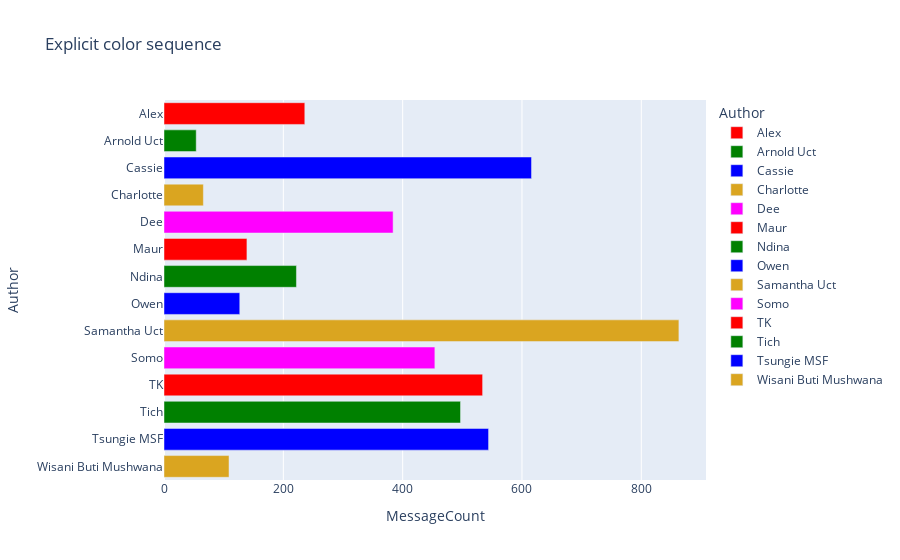

Notebook code for this chart:
### Code cell
auth = messages_df.groupby("Author").sum()
auth.reset_index(inplace=True)
fig = px.bar(auth, y="Author", x="MessageCount", color='Author', orientation="h",
             color_discrete_sequence=["red", "green", "blue", "goldenrod", "magenta"],
             title="Explicit color sequence"
            )

fig.show()

### Figure 1 — Plotly figure (JSON) as saved in the notebook; plotly's stock layout.template omitted (floating-point values rounded to 4 significant figures)
{"data": [{"alignmentgroup": "True", "hovertemplate": "Author=%{y}<br>MessageCount=%{x}<extra></extra>", "legendgroup": "Alex", "marker": {"color": "red", "pattern": {"shape": ""}}, "name": "Alex", "offsetgroup": "Alex", "orientation": "h", "showlegend": true, "textposition": "auto", "type": "bar", "x": [236], "xaxis": "x", "y": ["Alex"], "yaxis": "y"}, {"alignmentgroup": "True", "hovertemplate": "Author=%{y}<br>MessageCount=%{x}<extra></extra>", "legendgroup": "Arnold Uct", "marker": {"color": "green", "pattern": {"shape": ""}}, "name": "Arnold Uct", "offsetgroup": "Arnold Uct", "orientation": "h", "showlegend": true, "textposition": "auto", "type": "bar", "x": [54], "xaxis": "x", "y": ["Arnold Uct"], "yaxis": "y"}, {"alignmentgroup": "True", "hovertemplate": "Author=%{y}<br>MessageCount=%{x}<extra></extra>", "legendgroup": "Cassie", "marker": {"color": "blue", "pattern": {"shape": ""}}, "name": "Cassie", "offsetgroup": "Cassie", "orientation": "h", "showlegend": true, "textposition": "auto", "type": "bar", "x": [616], "xaxis": "x", "y": ["Cassie"], "yaxis": "y"}, {"alignmentgroup": "True", "hovertemplate": "Author=%{y}<br>MessageCount=%{x}<extra></extra>", "legendgroup": "Charlotte", "marker": {"color": "goldenrod", "pattern": {"shape": ""}}, "name": "Charlotte", "offsetgroup": "Charlotte", "orientation": "h", "showlegend": true, "textposition": "auto", "type": "bar", "x": [66], "xaxis": "x", "y": ["Charlotte"], "yaxis": "y"}, {"alignmentgroup": "True", "hovertemplate": "Author=%{y}<br>MessageCount=%{x}<extra></extra>", "legendgroup": "Dee", "marker": {"color": "magenta", "pattern": {"shape": ""}}, "name": "Dee", "offsetgroup": "Dee", "orientation": "h", "showlegend": true, "textposition": "auto", "type": "bar", "x": [384], "xaxis": "x", "y": ["Dee"], "yaxis": "y"}, {"alignmentgroup": "True", "hovertemplate": "Author=%{y}<br>MessageCount=%{x}<extra></extra>", "legendgroup": "Maur", "marker": {"color": "red", "pattern": {"shape": ""}}, "name": "Maur", "offsetgroup": "Maur", "orientation": "h", "showlegend": true, "textposition": "auto", "type": "bar", "x": [139], "xaxis": "x", "y": ["Maur"], "yaxis": "y"}, {"alignmentgroup": "True", "hovertemplate": "Author=%{y}<br>MessageCount=%{x}<extra></extra>", "legendgroup": "Ndina", "marker": {"color": "green", "pattern": {"shape": ""}}, "name": "Ndina", "offsetgroup": "Ndina", "orientation": "h", "showlegend": true, "textposition": "auto", "type": "bar", "x": [222], "xaxis": "x", "y": ["Ndina"], "yaxis": "y"}, {"alignmentgroup": "True", "hovertemplate": "Author=%{y}<br>MessageCount=%{x}<extra></extra>", "legendgroup": "Owen", "marker": {"color": "blue", "pattern": {"shape": ""}}, "name": "Owen", "offsetgroup": "Owen", "orientation": "h", "showlegend": true, "textposition": "auto", "type": "bar", "x": [127], "xaxis": "x", "y": ["Owen"], "yaxis": "y"}, {"alignmentgroup": "True", "hovertemplate": "Author=%{y}<br>MessageCount=%{x}<extra></extra>", "legendgroup": "Samantha Uct", "marker": {"color": "goldenrod", "pattern": {"shape": ""}}, "name": "Samantha Uct", "offsetgroup": "Samantha Uct", "orientation": "h", "showlegend": true, "textposition": "auto", "type": "bar", "x": [863], "xaxis": "x", "y": ["Samantha Uct"], "yaxis": "y"}, {"alignmentgroup": "True", "hovertemplate": "Author=%{y}<br>MessageCount=%{x}<extra></extra>", "legendgroup": "Somo", "marker": {"color": "magenta", "pattern": {"shape": ""}}, "name": "Somo", "offsetgroup": "Somo", "orientation": "h", "showlegend": true, "textposition": "auto", "type": "bar", "x": [454], "xaxis": "x", "y": ["Somo"], "yaxis": "y"}, {"alignmentgroup": "True", "hovertemplate": "Author=%{y}<br>MessageCount=%{x}<extra></extra>", "legendgroup": "TK", "marker": {"color": "red", "pattern": {"shape": ""}}, "name": "TK", "offsetgroup": "TK", "orientation": "h", "showlegend": true, "textposition": "auto", "type": "bar", "x": [534], "xaxis": "x", "y": ["TK"], "yaxis": "y"}, {"alignmentgroup": "True", "hovertemplate": "Author=%{y}<br>MessageCount=%{x}<extra></extra>", "legendgroup": "Tich", "marker": {"color": "green", "pattern": {"shape": ""}}, "name": "Tich", "offsetgroup": "Tich", "orientation": "h", "showlegend": true, "textposition": "auto", "type": "bar", "x": [497], "xaxis": "x", "y": ["Tich"], "yaxis": "y"}, {"alignmentgroup": "True", "hovertemplate": "Author=%{y}<br>MessageCount=%{x}<extra></extra>", "legendgroup": "Tsungie MSF", "marker": {"color": "blue", "pattern": {"shape": ""}}, "name": "Tsungie MSF", "offsetgroup": "Tsungie MSF", "orientation": "h", "showlegend": true, "textposition": "auto", "type": "bar", "x": [544], "xaxis": "x", "y": ["Tsungie MSF"], "yaxis": "y"}, {"alignmentgroup": "True", "hovertemplate": "Author=%{y}<br>MessageCount=%{x}<extra></extra>", "legendgroup": "Wisani Buti Mushwana", "marker": {"color": "goldenrod", "pattern": {"shape": ""}}, "name": "Wisani Buti Mushwana", "offsetgroup": "Wisani Buti Mushwana", "orientation": "h", "showlegend": true, "textposition": "auto", "type": "bar", "x": [109], "xaxis": "x", "y": ["Wisani Buti Mushwana"], "yaxis": "y"}], "layout": {"barmode": "relative", "legend": {"title": {"text": "Author"}, "tracegroupgap": 0}, "title": {"text": "Explicit color sequence"}, "xaxis": {"anchor": "y", "domain": [0, 1], "title": {"text": "MessageCount"}}, "yaxis": {"anchor": "x", "categoryarray": ["Wisani Buti Mushwana", "Tsungie MSF", "Tich", "TK", "Somo", "Samantha Uct", "Owen", "Ndina", "Maur", "Dee", "Charlotte", "Cassie", "Arnold Uct", "Alex"], "categoryorder": "array", "domain": [0, 1], "title": {"text": "Author"}}}}
